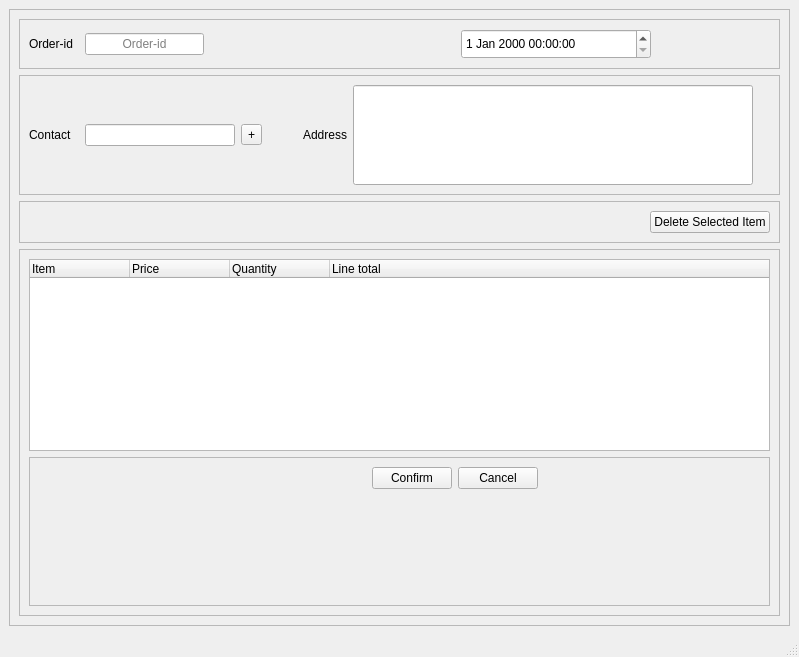
<?xml version="1.0" encoding="UTF-8"?>
<ui version="4.0">
 <class>MainWindow</class>
 <widget class="QMainWindow" name="MainWindow">
  <property name="geometry">
   <rect>
    <x>0</x>
    <y>0</y>
    <width>799</width>
    <height>657</height>
   </rect>
  </property>
  <property name="windowTitle">
   <string>MainWindow</string>
  </property>
  <widget class="QWidget" name="centralwidget">
   <layout class="QGridLayout" name="gridLayout_7">
    <item row="0" column="0">
     <widget class="QFrame" name="frame_4">
      <property name="frameShape">
       <enum>QFrame::StyledPanel</enum>
      </property>
      <property name="frameShadow">
       <enum>QFrame::Raised</enum>
      </property>
      <layout class="QGridLayout" name="gridLayout_4">
       <item row="2" column="0">
        <widget class="QFrame" name="frame_5">
         <property name="frameShape">
          <enum>QFrame::StyledPanel</enum>
         </property>
         <property name="frameShadow">
          <enum>QFrame::Raised</enum>
         </property>
         <layout class="QGridLayout" name="gridLayout_5">
          <item row="0" column="1">
           <widget class="QPushButton" name="pushButton">
            <property name="text">
             <string>Delete Selected Item</string>
            </property>
           </widget>
          </item>
          <item row="0" column="0">
           <spacer name="horizontalSpacer">
            <property name="orientation">
             <enum>Qt::Horizontal</enum>
            </property>
            <property name="sizeHint" stdset="0">
             <size>
              <width>40</width>
              <height>20</height>
             </size>
            </property>
           </spacer>
          </item>
         </layout>
        </widget>
       </item>
       <item row="1" column="0">
        <widget class="QFrame" name="frame_2">
         <property name="frameShape">
          <enum>QFrame::StyledPanel</enum>
         </property>
         <property name="frameShadow">
          <enum>QFrame::Raised</enum>
         </property>
         <layout class="QGridLayout" name="gridLayout_2">
          <item row="0" column="1">
           <widget class="QLineEdit" name="lineEdit_2">
            <property name="minimumSize">
             <size>
              <width>150</width>
              <height>20</height>
             </size>
            </property>
            <property name="maximumSize">
             <size>
              <width>400</width>
              <height>16777215</height>
             </size>
            </property>
           </widget>
          </item>
          <item row="0" column="5">
           <widget class="QLabel" name="label_2">
            <property name="text">
             <string>Address</string>
            </property>
           </widget>
          </item>
          <item row="0" column="0">
           <widget class="QLabel" name="label">
            <property name="minimumSize">
             <size>
              <width>50</width>
              <height>0</height>
             </size>
            </property>
            <property name="text">
             <string>Contact</string>
            </property>
           </widget>
          </item>
          <item row="0" column="6">
           <widget class="QLineEdit" name="lineEdit_3">
            <property name="minimumSize">
             <size>
              <width>400</width>
              <height>100</height>
             </size>
            </property>
            <property name="maximumSize">
             <size>
              <width>16777215</width>
              <height>16777215</height>
             </size>
            </property>
           </widget>
          </item>
          <item row="0" column="2">
           <widget class="QToolButton" name="toolButton">
            <property name="text">
             <string>+</string>
            </property>
           </widget>
          </item>
          <item row="0" column="7">
           <spacer name="horizontalSpacer_5">
            <property name="orientation">
             <enum>Qt::Horizontal</enum>
            </property>
            <property name="sizeHint" stdset="0">
             <size>
              <width>40</width>
              <height>20</height>
             </size>
            </property>
           </spacer>
          </item>
          <item row="0" column="3">
           <spacer name="horizontalSpacer_8">
            <property name="orientation">
             <enum>Qt::Horizontal</enum>
            </property>
            <property name="sizeHint" stdset="0">
             <size>
              <width>40</width>
              <height>20</height>
             </size>
            </property>
           </spacer>
          </item>
          <item row="0" column="4">
           <spacer name="horizontalSpacer_11">
            <property name="orientation">
             <enum>Qt::Horizontal</enum>
            </property>
            <property name="sizeHint" stdset="0">
             <size>
              <width>40</width>
              <height>20</height>
             </size>
            </property>
           </spacer>
          </item>
         </layout>
        </widget>
       </item>
       <item row="0" column="0">
        <widget class="QFrame" name="frame">
         <property name="frameShape">
          <enum>QFrame::StyledPanel</enum>
         </property>
         <property name="frameShadow">
          <enum>QFrame::Raised</enum>
         </property>
         <layout class="QGridLayout" name="gridLayout">
          <item row="0" column="3">
           <widget class="QLabel" name="label_4">
            <property name="text">
             <string/>
            </property>
           </widget>
          </item>
          <item row="0" column="0">
           <widget class="QLabel" name="label_3">
            <property name="minimumSize">
             <size>
              <width>50</width>
              <height>0</height>
             </size>
            </property>
            <property name="text">
             <string>Order-id</string>
            </property>
           </widget>
          </item>
          <item row="0" column="2">
           <spacer name="horizontalSpacer_3">
            <property name="orientation">
             <enum>Qt::Horizontal</enum>
            </property>
            <property name="sizeHint" stdset="0">
             <size>
              <width>40</width>
              <height>20</height>
             </size>
            </property>
           </spacer>
          </item>
          <item row="0" column="5">
           <widget class="QDateTimeEdit" name="dateTimeEdit">
            <property name="minimumSize">
             <size>
              <width>190</width>
              <height>30</height>
             </size>
            </property>
            <property name="maximumSize">
             <size>
              <width>16777215</width>
              <height>16777215</height>
             </size>
            </property>
           </widget>
          </item>
          <item row="0" column="1">
           <widget class="QLineEdit" name="lineEdit">
            <property name="enabled">
             <bool>true</bool>
            </property>
            <property name="maximumSize">
             <size>
              <width>274</width>
              <height>16777215</height>
             </size>
            </property>
            <property name="alignment">
             <set>Qt::AlignCenter</set>
            </property>
            <property name="placeholderText">
             <string>Order-id</string>
            </property>
           </widget>
          </item>
          <item row="0" column="6">
           <spacer name="horizontalSpacer_6">
            <property name="orientation">
             <enum>Qt::Horizontal</enum>
            </property>
            <property name="sizeHint" stdset="0">
             <size>
              <width>40</width>
              <height>20</height>
             </size>
            </property>
           </spacer>
          </item>
          <item row="0" column="4">
           <spacer name="horizontalSpacer_12">
            <property name="orientation">
             <enum>Qt::Horizontal</enum>
            </property>
            <property name="sizeHint" stdset="0">
             <size>
              <width>40</width>
              <height>20</height>
             </size>
            </property>
           </spacer>
          </item>
         </layout>
        </widget>
       </item>
       <item row="3" column="0">
        <widget class="QFrame" name="frame_3">
         <property name="frameShape">
          <enum>QFrame::StyledPanel</enum>
         </property>
         <property name="frameShadow">
          <enum>QFrame::Raised</enum>
         </property>
         <layout class="QGridLayout" name="gridLayout_3">
          <item row="0" column="0">
           <widget class="QTreeWidget" name="treeWidget">
            <column>
             <property name="text">
              <string>Item</string>
             </property>
            </column>
            <column>
             <property name="text">
              <string>Price</string>
             </property>
            </column>
            <column>
             <property name="text">
              <string>Quantity</string>
             </property>
            </column>
            <column>
             <property name="text">
              <string>Line total</string>
             </property>
            </column>
           </widget>
          </item>
          <item row="1" column="0">
           <widget class="QFrame" name="frame_6">
            <property name="frameShape">
             <enum>QFrame::StyledPanel</enum>
            </property>
            <property name="frameShadow">
             <enum>QFrame::Raised</enum>
            </property>
            <layout class="QGridLayout" name="gridLayout_6">
             <item row="0" column="1">
              <spacer name="horizontalSpacer_10">
               <property name="orientation">
                <enum>Qt::Horizontal</enum>
               </property>
               <property name="sizeHint" stdset="0">
                <size>
                 <width>40</width>
                 <height>20</height>
                </size>
               </property>
              </spacer>
             </item>
             <item row="0" column="0">
              <spacer name="horizontalSpacer_7">
               <property name="orientation">
                <enum>Qt::Horizontal</enum>
               </property>
               <property name="sizeHint" stdset="0">
                <size>
                 <width>40</width>
                 <height>20</height>
                </size>
               </property>
              </spacer>
             </item>
             <item row="0" column="6">
              <spacer name="horizontalSpacer_9">
               <property name="orientation">
                <enum>Qt::Horizontal</enum>
               </property>
               <property name="sizeHint" stdset="0">
                <size>
                 <width>40</width>
                 <height>20</height>
                </size>
               </property>
              </spacer>
             </item>
             <item row="0" column="4">
              <widget class="QPushButton" name="pushButton_2">
               <property name="text">
                <string>Cancel</string>
               </property>
              </widget>
             </item>
             <item row="0" column="3">
              <widget class="QPushButton" name="pushButton_3">
               <property name="text">
                <string>Confirm</string>
               </property>
              </widget>
             </item>
             <item row="0" column="5">
              <spacer name="horizontalSpacer_2">
               <property name="orientation">
                <enum>Qt::Horizontal</enum>
               </property>
               <property name="sizeHint" stdset="0">
                <size>
                 <width>40</width>
                 <height>20</height>
                </size>
               </property>
              </spacer>
             </item>
             <item row="1" column="4">
              <spacer name="verticalSpacer_2">
               <property name="orientation">
                <enum>Qt::Vertical</enum>
               </property>
               <property name="sizeHint" stdset="0">
                <size>
                 <width>20</width>
                 <height>40</height>
                </size>
               </property>
              </spacer>
             </item>
             <item row="0" column="2">
              <spacer name="horizontalSpacer_4">
               <property name="orientation">
                <enum>Qt::Horizontal</enum>
               </property>
               <property name="sizeHint" stdset="0">
                <size>
                 <width>40</width>
                 <height>20</height>
                </size>
               </property>
              </spacer>
             </item>
            </layout>
           </widget>
          </item>
         </layout>
         <zorder>treeWidget</zorder>
         <zorder>frame_5</zorder>
         <zorder>frame_6</zorder>
        </widget>
       </item>
      </layout>
      <zorder>treeWidget</zorder>
      <zorder>frame_3</zorder>
      <zorder>frame_2</zorder>
      <zorder>frame</zorder>
      <zorder>frame_5</zorder>
     </widget>
    </item>
   </layout>
   <zorder>frame_4</zorder>
   <zorder>pushButton</zorder>
  </widget>
  <widget class="QMenuBar" name="menubar">
   <property name="geometry">
    <rect>
     <x>0</x>
     <y>0</y>
     <width>799</width>
     <height>26</height>
    </rect>
   </property>
  </widget>
  <widget class="QStatusBar" name="statusbar"/>
 </widget>
 <resources/>
 <connections/>
</ui>
